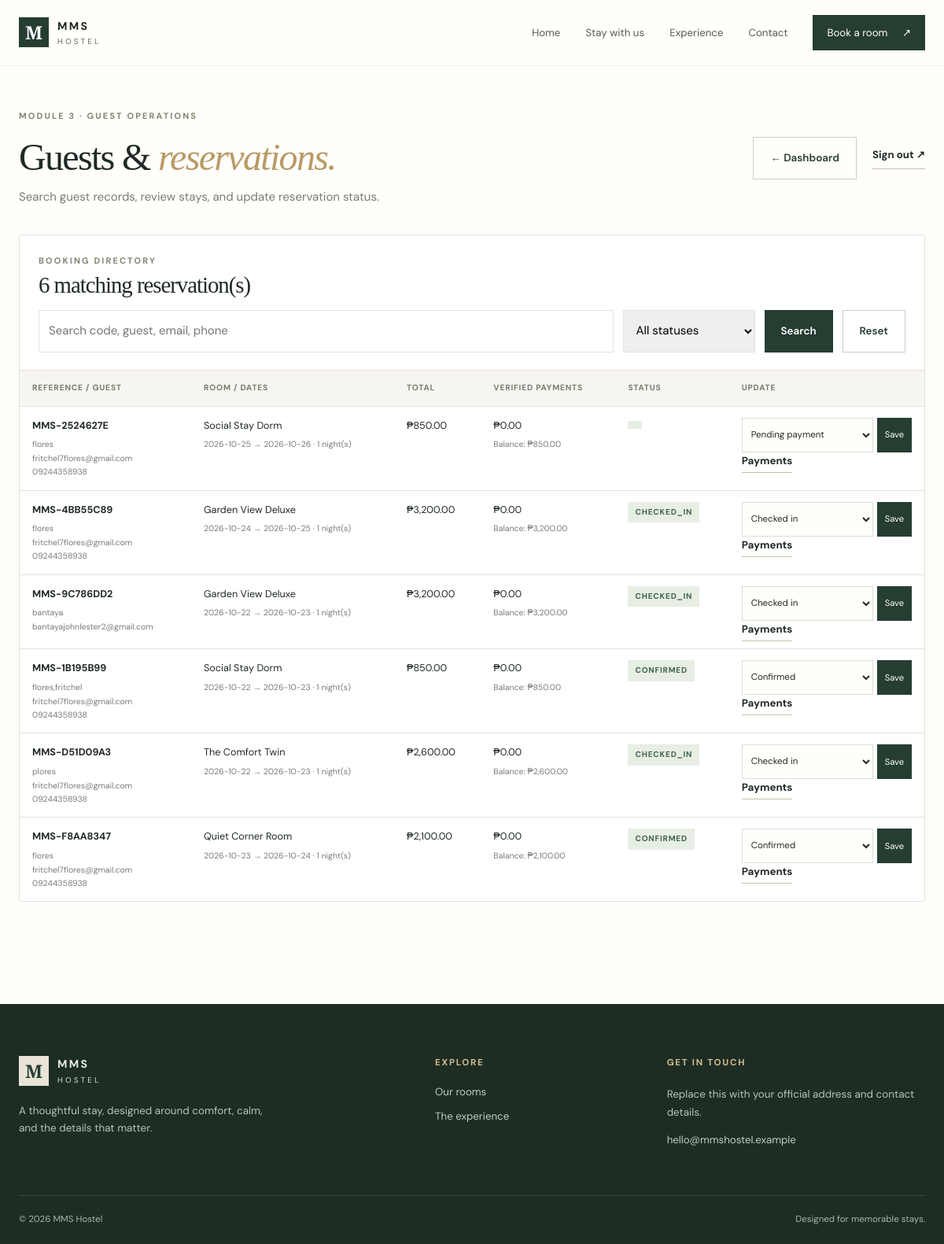
The page /admin/reservations.php (signed in) on the database its author committed.
### tables this page shows
CREATE TABLE `bookings` (
  `id` bigint(20) UNSIGNED NOT NULL,
  `booking_code` varchar(30) NOT NULL,
  `room_id` int(10) UNSIGNED NOT NULL,
  `guest_name` varchar(160) NOT NULL,
  `guest_email` varchar(190) NOT NULL,
  `guest_phone` varchar(50) DEFAULT NULL,
  `check_in` date NOT NULL,
  `check_out` date NOT NULL,
  `guests` tinyint(3) UNSIGNED NOT NULL,
  `nights` smallint(5) UNSIGNED NOT NULL,
  `total_amount` decimal(10,2) NOT NULL,
  `payment_method` enum('pay_at_hotel','online_demo') NOT NULL DEFAULT 'pay_at_hotel',
  `payment_status` enum('pay_at_hotel','pending_demo','demo_completed') NOT NULL DEFAULT 'pay_at_hotel',
  `status` enum('confirmed','checked_in','completed','cancelled') NOT NULL DEFAULT 'confirmed',
  `created_at` timestamp NOT NULL DEFAULT current_timestamp(),
  `payment_reference` varchar(120) DEFAULT NULL
);

CREATE TABLE `rooms` (
  `id` int(10) UNSIGNED NOT NULL,
  `name` varchar(160) NOT NULL,
  `room_type` enum('private','shared') NOT NULL DEFAULT 'private',
  `price_per_night` decimal(10,2) NOT NULL,
  `capacity` tinyint(3) UNSIGNED NOT NULL DEFAULT 2,
  `bed_info` varchar(160) NOT NULL DEFAULT '',
  `description` text NOT NULL,
  `amenities` varchar(500) NOT NULL DEFAULT '',
  `image_url` varchar(500) NOT NULL,
  `is_active` tinyint(1) NOT NULL DEFAULT 1,
  `featured` tinyint(1) NOT NULL DEFAULT 0,
  `created_at` timestamp NOT NULL DEFAULT current_timestamp()
);

### includes/functions.php (called while the page is built, shortened)
<?php
function e(?string $value): string {
    return htmlspecialchars((string)$value, ENT_QUOTES | ENT_SUBSTITUTE, 'UTF-8');
}
function money(float|string $amount): string {
    return '₱' . number_format((float)$amount, 2);
}

### admin/reservations.php (the view, shortened to what this page needs)
<?php
require_once __DIR__ . '/../includes/functions.php'; require_admin();
$pdo=db(); $q=trim($_GET['q']??''); $status=trim($_GET['status']??'');
$allowed=['pending_payment','confirmed','checked_in','completed','cancelled'];
$sql='SELECT b.*,r.name room_name,(SELECT COALESCE(SUM(pr.amount),0) FROM payment_records pr WHERE pr.booking_id=b.id AND pr.status="verified") verified_paid FROM bookings b JOIN rooms r ON r.id=b.room_id WHERE 1=1'; $args=[];
$sql.=' ORDER BY b.created_at DESC LIMIT 300'; $st=$pdo->prepare($sql);$st->execute($args);$bookings=$st->fetchAll();
$pageTitle='Guest & reservations'; include __DIR__.'/../includes/header.php'; ?>
<section class="admin-page container"><div class="admin-heading"><div><p class="eyebrow">MODULE 3 · GUEST OPERATIONS</p><h1>Guests & <em>reservations.</em></h1><p class="muted">Search guest records, review stays, and update reservation status.</p></div><div class="admin-actions"><a class="button button-outline" href="<?= BASE_URL ?>/admin/index.php">← Dashboard</a><a class="text-link" href="<?= BASE_URL ?>/admin/logout.php">Sign out ↗</a></div></div>
<div class="admin-table-wrap"><div class="table-heading"><div><p class="eyebrow">BOOKING DIRECTORY</p><h2><?= count($bookings) ?> matching reservation(s)</h2></div></div><form class="report-filters" method="get" style="display:flex;gap:12px;flex-wrap:wrap;padding:0 24px 22px"><input name="q" value="<?= e($q) ?>" placeholder="Search code, guest, email, phone" style="flex:1;min-width:220px;padding:12px;border:1px solid var(--line)"><select name="status" style="padding:12px;border:1px solid var(--line)"><option value="">All statuses</option><?php foreach($allowed as $a):?><option value="<?= $a ?>" <?= $status===$a?'selected':'' ?>><?= ucfirst(str_replace('_',' ',$a)) ?></option><?php endforeach;?></select><button class="button button-dark">Search</button><a class="button button-outline" href="<?= BASE_URL ?>/admin/reservations.php">Reset</a></form><div class="table-scroll"><table><thead><tr><th>Reference / Guest</th><th>Room / Dates</th><th>Total</th><th>Verified payments</th><th>Status</th><th>Update</th></tr></thead><tbody><?php foreach($bookings as $b):?><tr><td><strong><?= e($b['booking_code']) ?></strong><small><?= e($b['guest_name']) ?><br><?= e($b['guest_email']) ?><br><?= e($b['guest_phone']??'') ?></small></td><td><?= e($b['room_name']) ?><small><?= e($b['check_in']) ?> → <?= e($b['check_out']) ?> · <?= (int)$b['nights'] ?> night(s)</small></td><td><?= money($b['total_amount']) ?></td><td><?= money($b['verified_paid']) ?><small>Balance: <?= money(max(0,(float)$b['total_amount']-(float)$b['verified_paid'])) ?></small></td><td><span class="status-pill"><?= e($b['status']) ?></span></td><td><form method="post" class="inline-status"><input type="hidden" name="csrf_token" value="<?= e(csrf_token()) ?>"><input type="hidden" name="booking_id" value="<?= (int)$b['id'] ?>"><select name="status"><?php foreach($allowed as $a):?><option value="<?= $a ?>" <?= $b['status']===$a?'selected':'' ?>><?= ucfirst(str_replace('_',' ',$a)) ?></option><?php endforeach;?></select><button class="small-button">Save</button></form><a class="text-link" href="<?= BASE_URL ?>/admin/payments.php?booking=<?= (int)$b['id'] ?>">Payments</a></td></tr><?php endforeach;?><?php if(!$bookings):?><tr><td colspan="6">No reservations match your search.</td></tr><?php endif;?></tbody></table></div></div></section>
<?php include __DIR__.'/../includes/footer.php'; ?>

### assets/css/style.css (style rules this page uses)
:root { --ink:#202a25;--forest:#263d32;--forest2:#344e40;--sage:#dce4d8;--cream:#f7f5ef;--paper:#fffefa;--sand:#e8dfd0;--muted:#777d75;--line:#e4e2da;--gold:#b89a65;--shadow:0 20px 55px rgba(25,35,28,.09) }
* { box-sizing:border-box }
html { scroll-behavior:smooth }
body { margin:0;background:var(--paper);color:var(--ink);font-family:'DM Sans',sans-serif;font-size:15px;line-height:1.65 }
a { color:inherit;text-decoration:none }
button,input,select,textarea { font:inherit }
button,a,input,select,textarea { -webkit-tap-highlight-color:transparent }
.container { width:min(1180px,calc(100% - 48px));margin-inline:auto }
h1,h2,h3,h4,p { margin-top:0 }
h1,h2 { font-family:'Playfair Display',serif;font-weight:500;letter-spacing:-.035em;line-height:1.08 }
h1 { font-size:clamp(3rem,6vw,5.8rem) }
h2 { font-size:clamp(2.2rem,4vw,3.6rem) }
h1 em,h2 em { font-weight:500;color:var(--gold) }
.muted { color:var(--muted) }
.eyebrow { font-size:.68rem;font-weight:700;letter-spacing:.2em;color:#7c866f;margin-bottom:17px }
.button { border:0;display:inline-flex;align-items:center;justify-content:center;gap:24px;padding:15px 21px;min-height:49px;font-weight:600;font-size:.84rem;cursor:pointer;transition:transform .2s,background .2s,color .2s }
.button-dark { background:var(--forest);color:white }
.button-outline { border:1px solid #c9cec6;color:var(--forest);background:transparent }
.text-link { font-weight:700;font-size:.83rem;border-bottom:1px solid #c9c1ae;padding-bottom:6px;white-space:nowrap }
.filter-panel input,.filter-panel select,.booking-form input,.booking-form select,.booking-form textarea,.inline-status select { width:100%;padding:12px 11px;border:1px solid #dcded7;background:#fffefa;border-radius:0;color:var(--ink);margin-bottom:17px;min-height:44px;outline-color:#a4b29e }
.listing-top,.table-heading { display:flex;align-items:end;justify-content:space-between;gap:20px;margin-bottom:22px }
.status-pill { display:inline-block;background:#e7eee4;color:#3e6247;padding:5px 9px;text-transform:uppercase;font-size:.63rem;font-weight:700;letter-spacing:.08em }
.admin-page { padding-block:55px 100px }
.admin-heading { display:flex;justify-content:space-between;align-items:center;gap:25px;margin-bottom:35px }
.admin-heading h1 { font-size:clamp(2.4rem,4vw,3.8rem);margin-bottom:12px }
.admin-heading p:last-child { margin-bottom:0 }
.admin-actions { display:flex;align-items:center;gap:20px }
.admin-table-wrap { border:1px solid var(--line);background:white;margin-bottom:30px }
.table-heading { padding:24px 24px 0;margin-bottom:15px }
.table-heading h2 { font-size:1.8rem;margin:0 }
.table-heading .eyebrow { margin-bottom:7px }
.table-scroll { overflow-x:auto }
table { border-collapse:collapse;width:100%;font-size:.79rem;text-align:left }
th { font-size:.64rem;text-transform:uppercase;letter-spacing:.08em;color:#737d71;background:var(--cream) }
th,td { padding:14px 16px;border-top:1px solid var(--line);vertical-align:top }
td small { display:block;color:var(--muted);margin-top:5px }
.inline-status { display:flex;gap:5px;min-width:155px }
.inline-status select { min-width:100px;padding:7px;margin:0;font-size:.72rem }
.small-button { border:0;background:var(--forest);color:white;padding:8px 10px;font-size:.7rem;cursor:pointer }

### rows shown on the page
bookings: booking_code "MMS-2524627E", guest_name "flores", guest_email "fritchel7flores@gmail.com", guest_phone "09244358938", room.name "Social Stay Dorm", check_in "2026-10-25", check_out "2026-10-26", nights "1", total_amount "₱850.00", verified_paid "₱0.00", verified_paid "₱850.00"
bookings: booking_code "MMS-4BB55C89", guest_name "flores", guest_email "fritchel7flores@gmail.com", guest_phone "09244358938", room.name "Garden View Deluxe", check_in "2026-10-24", check_out "2026-10-25", nights "1", total_amount "₱3,200.00", verified_paid "₱0.00", verified_paid "₱3,200.00", status "CHECKED_IN", status "Checked in"
bookings: booking_code "MMS-9C786DD2", guest_name "bantaya", guest_email "bantayajohnlester2@gmail.com", room.name "Garden View Deluxe", check_in "2026-10-22", check_out "2026-10-23", nights "1", total_amount "₱3,200.00", verified_paid "₱0.00", verified_paid "₱3,200.00", status "CHECKED_IN", status "Checked in"
bookings: booking_code "MMS-1B195B99", guest_name "flores,fritchel", guest_email "fritchel7flores@gmail.com", guest_phone "09244358938", room.name "Social Stay Dorm", check_in "2026-10-22", check_out "2026-10-23", nights "1", total_amount "₱850.00", verified_paid "₱0.00", verified_paid "₱850.00", status "CONFIRMED", status "Confirmed"
bookings: booking_code "MMS-D51D09A3", guest_name "plores", guest_email "fritchel7flores@gmail.com", guest_phone "09244358938", room.name "The Comfort Twin", check_in "2026-10-22", check_out "2026-10-23", nights "1", total_amount "₱2,600.00", verified_paid "₱0.00", verified_paid "₱2,600.00", status "CHECKED_IN", status "Checked in"
bookings: booking_code "MMS-F8AA8347", guest_name "flores", guest_email "fritchel7flores@gmail.com", guest_phone "09244358938", room.name "Quiet Corner Room", check_in "2026-10-23", check_out "2026-10-24", nights "1", total_amount "₱2,100.00", verified_paid "₱0.00", verified_paid "₱2,100.00", status "CONFIRMED", status "Confirmed"

### other values the page prints
count($bookings) "6"
form field status "Pending payment"
